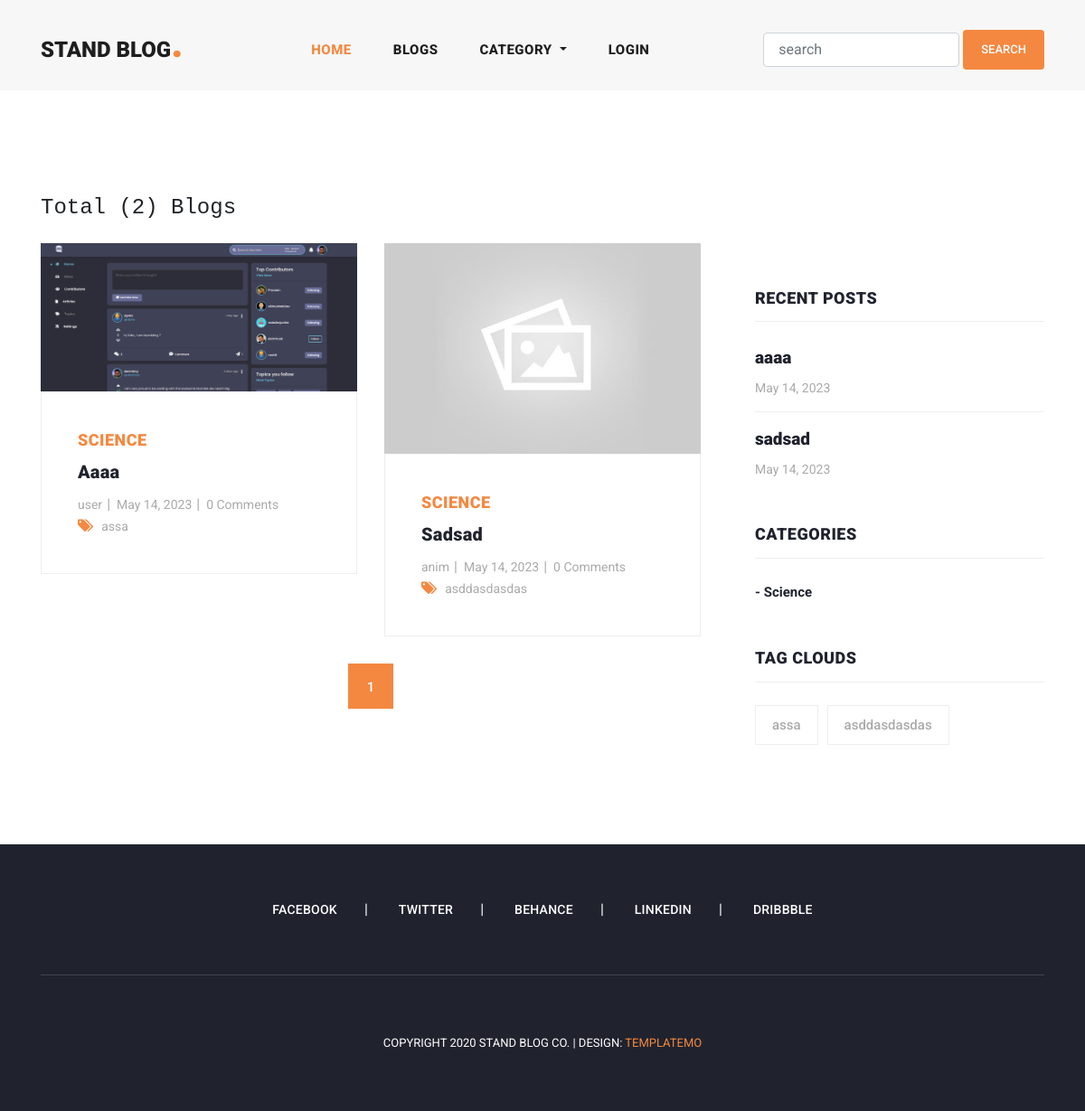
The app's page /blogs/, older data.
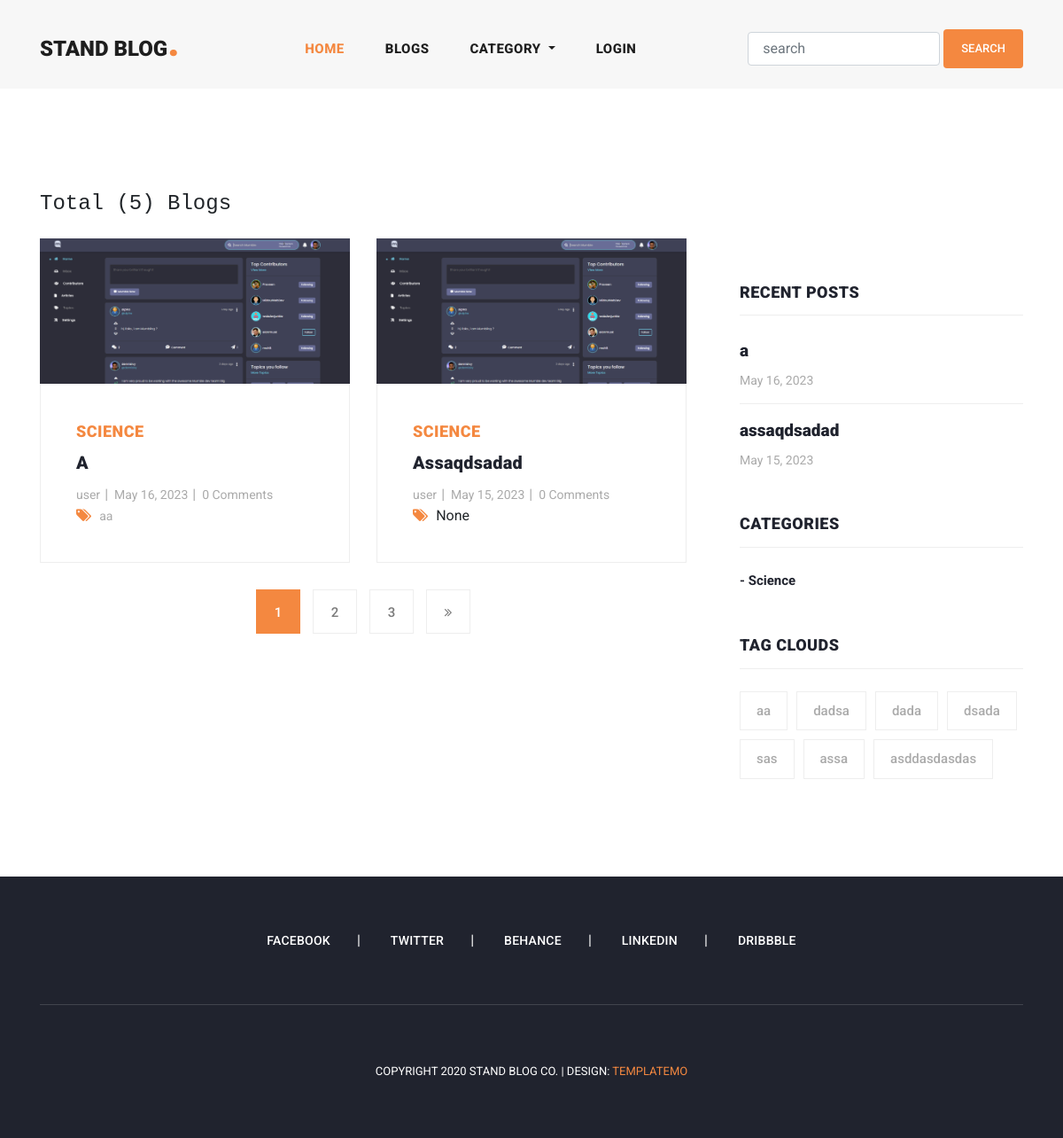
The same page, newer data.
### blog/models.py (models this page shows, shortened)
class Blog(models.Model):
    user = models.ForeignKey(User, related_name="user_blogs",on_delete=models.CASCADE)
    category = models.ForeignKey(Category,related_name="category_blogs",on_delete=models.CASCADE)
    tags = models.ManyToManyField(Tag,related_name="tag_blogs",blank=True)
    likes = models.ManyToManyField(User,related_name="user_likes", blank=True)
    title = models.CharField(max_length=250)
    slug = models.SlugField(null=True,blank=True)
    blog_image = models.ImageField(upload_to="blog_images")
    description = RichTextField()
    created = models.DateField(auto_now_add=True)

class Category(models.Model):
    title = models.CharField(max_length=150, unique=True)
    slug = models.SlugField(null=True, blank=True)
    created = models.DateField(auto_now_add=True)

class Tag(models.Model):
    title = models.CharField(max_length=150)
    slug = models.SlugField(null=True, blank=True)
    created = models.DateField(auto_now_add=True)

### user/models.py (models this page shows, shortened)
class User(AbstractUser):
    email = models.EmailField(
        max_length=150,
        unique=True,
        error_messages={
            "unique": "The email must be unique"
        }
    )
    profile_image = models.ImageField(
        null=True,
        blank=True,
        upload_to="profile_images"
    )
    followers = models.ManyToManyField("Follow")
    REQUIRED_FIELDS = ["email"]
    objects = CustomUserManager()

### blog/views.py (the view)
# urls.py: path('blogs/',blogs,name='blogs'),
def blogs(request):
    queryset = Blog.objects.order_by('-created')
    tags = Tag.objects.order_by('-created')
    page = request.GET.get('page',1)
    paginator = Paginator(queryset,2)
    try:
        blogs = paginator.page(page)
    except EmptyPage:
        blogs = paginator.page(1)
    except PageNotAnInteger:
        blogs = paginator.page(1)
        return redirect('blogs')
    context = {"blogs": blogs,"tags": tags, "paginator": paginator}
    return render(request, 'blogs.html',context)

### blog/context_processors.py (called while the page is built)
def get_all_categories(request):
    categories = Category.objects.all()
    context = {
        "categories": categories
    }
    return context

### user/context_processors.py (called while the page is built)
def user_notification(request):
    context = {}
    if request.user.is_authenticated:
        notifications = Notification.objects.filter(user=request.user).order_by('created')
        unseen = notifications.exclude(is_seen = True)
        context['notifications'] = notifications
        context['unseen'] = unseen.count()
    return context

### templates/blogs.html (shortened to what this page needs)
{% extends 'main.html' %}
{% load static %}
{% block content %}
    <section class="blog-posts grid-system">
      <div class="container">
        <div class="row">
          <div class="col-md-8 py-3 mb-2">
            <h4 class="text-monospace">Total ({{paginator.object_list.count}}) Blogs</h4>
          </div>
          <div class="col-lg-8">
            <div class="all-blog-posts">
              <div class="row">
                {% for blog in blogs %}
                {% include 'blog_card.html' %}
                {% endfor %}
                <div class="col-lg-12">
                  {% include 'pagination.html' %}
                </div>
              </div>
            </div>
          </div>
          {% include 'sidebar.html' %}
        </div>
      </div>
    </section>
{% endblock content %}

### templates/blog_card.html
{% load static %}
<div class="col-lg-6">
    <div class="blog-post">
      <div class="blog-thumb">
        <img src="{{blog.blog_image.url}}" alt="">
      </div>
      <div class="down-content">
        <span>{{blog.category.title}}</span>
        <a href="{% url 'blog_details' blog.slug %}"><h4>{{blog.title}}</h4></a>
        <ul class="post-info">
          <li><a href="{% url 'userinformation' blog.user.username %}">{{blog.user.username}}</a></li>
          <li><a href="#">{{blog.created}}</a></li>
          <li><a href="#">{{blog.blog_comments.all.count}} Comments</a></li>
        </ul>
        <div class="post-options">
          <div class="row">
            <div class="col-lg-12">
              <ul class="post-tags">
                <li><i class="fa fa-tags"></i></li>
                {% if blog.tags.all.count > 0 %}
                {% for tag in blog.tags.all %}
                  <li><a href="">{{tag.title}}</a></li>
                {% endfor %}
                {% else %}
                None
                {% endif %}
              </ul>
            </div>
          </div>
        </div>
      </div>
    </div>
  </div>

### templates/sidebar.html
<div class="col-lg-4">
    <div class="sidebar">
      <div class="row">
        <div class="col-lg-12">
          <div class="sidebar-item recent-posts">
            <div class="sidebar-heading">
              <h2>Recent Posts</h2>
            </div>
            <div class="content">
              <ul>
                {% for blog in blogs|slice:"3" %}
                <li><a href="{% url 'blog_details' blog.slug %}">
                  <h5>{{blog.title}}</h5>
                  <span>{{blog.created}}</span>
                </a></li>
                {% endfor %}
              </ul>
            </div>
          </div>
        </div>
        <div class="col-lg-12">
          <div class="sidebar-item categories">
            <div class="sidebar-heading">
              <h2>Categories</h2>
            </div>
            <div class="content">
              <ul>
                {% for category in categories %}
                <li><a href="{% url  'category_blogs' category.slug %}">- {{category.title}}</a></li>
                {% endfor %}
              </ul>
            </div>
          </div>
        </div>
        <div class="col-lg-12">
          <div class="sidebar-item tags">
            <div class="sidebar-heading">
              <h2>Tag Clouds</h2>
            </div>
            <div class="content">
              <ul>
                {% for tag in tags %}
                <li><a href="{% url 'tag_blogs' tag.slug %}">{{tag.title}}</a></li>
                {% endfor %}
              </ul>
            </div>
          </div>
        </div>
      </div>
    </div>
  </div>

Row changes from the older to the newer data that the page shows:
no longer on this page (row unchanged): Blog: blog_image (picture), category "SCIENCE", title "Aaaa", user.username "user", created "May 14, 2023", blog_comments.all.count "0", title "aaaa", Tag (title "assa")
no longer on this page (row unchanged): Blog: blog_image (placeholder picture), category "SCIENCE", title "Sadsad", user.username "anim", created "May 14, 2023", blog_comments.all.count "0", title "sadsad", Tag (title "asddasdasdas")
added Blog: blog_image (picture), category "SCIENCE", title "A", user.username "user", created "May 16, 2023", blog_comments.all.count "0", title "a"
added Tag: title "aa"
added Blog: blog_image (picture), category "SCIENCE", title "Assaqdsadad", user.username "user", created "May 15, 2023", blog_comments.all.count "0", shows "None", title "assaqdsadad"
added Tag: title "dadsa", shown under "TAG CLOUDS"
added Tag: title "dada", shown under "TAG CLOUDS"
added Tag: title "dsada", shown under "TAG CLOUDS"
added Tag: title "sas", shown under "TAG CLOUDS"
Text that changed along with them:
{{ paginator.object_list.count }}: "2" → "5"
new list line: "2"
new list line: "3"
